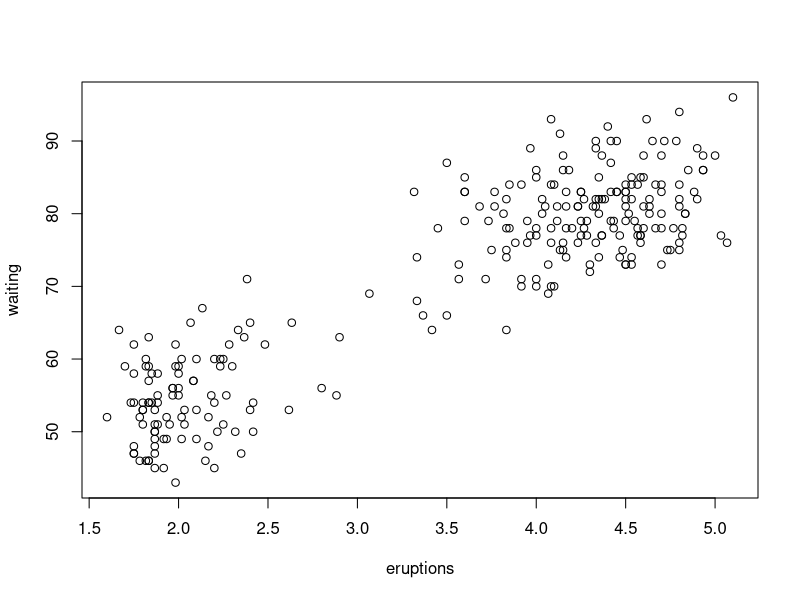
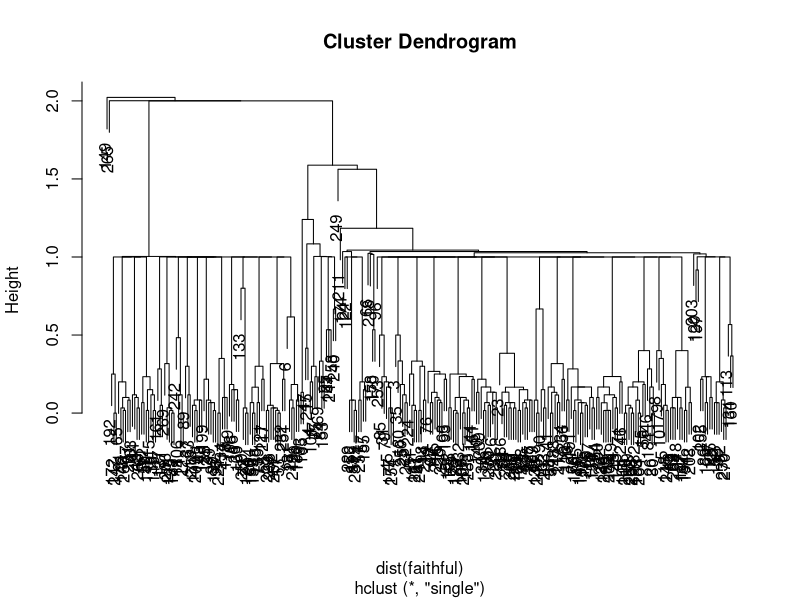
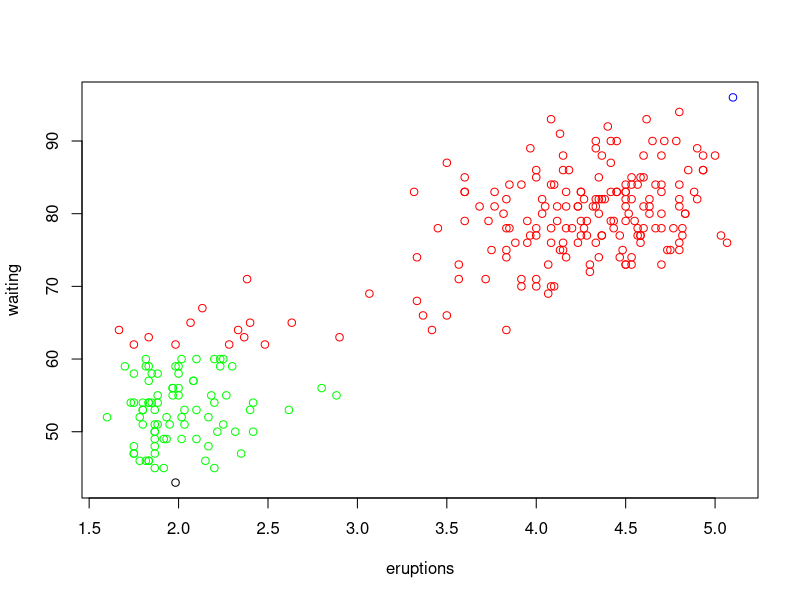
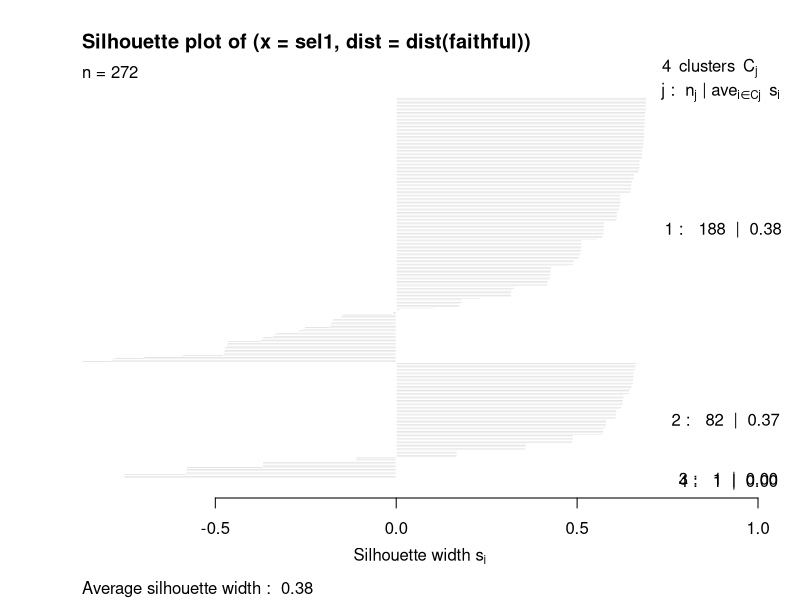
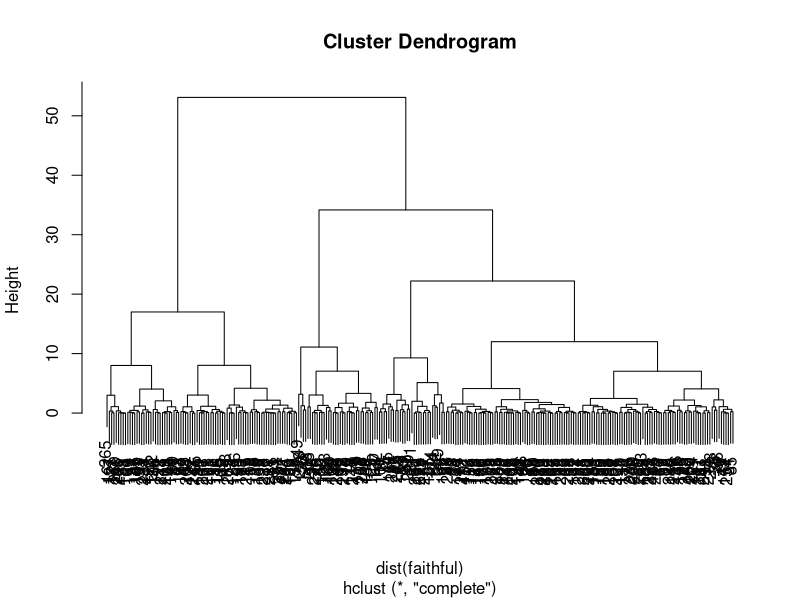
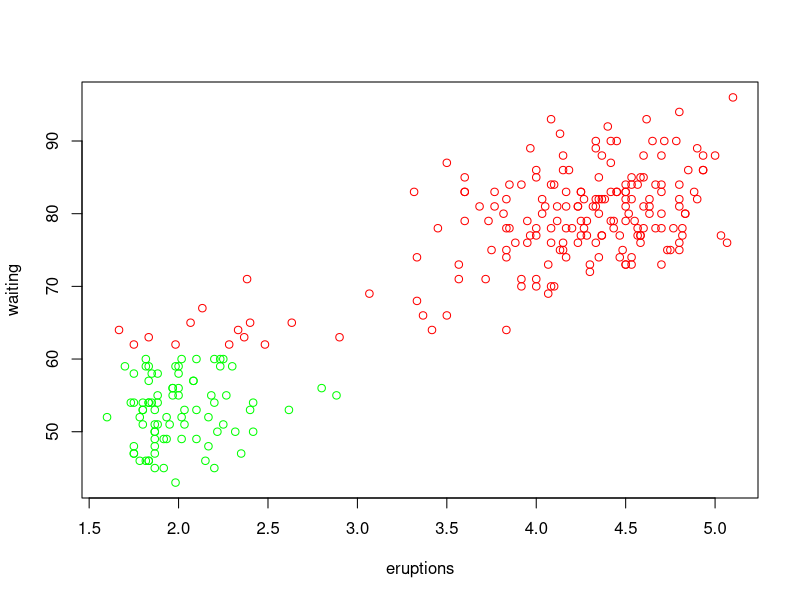
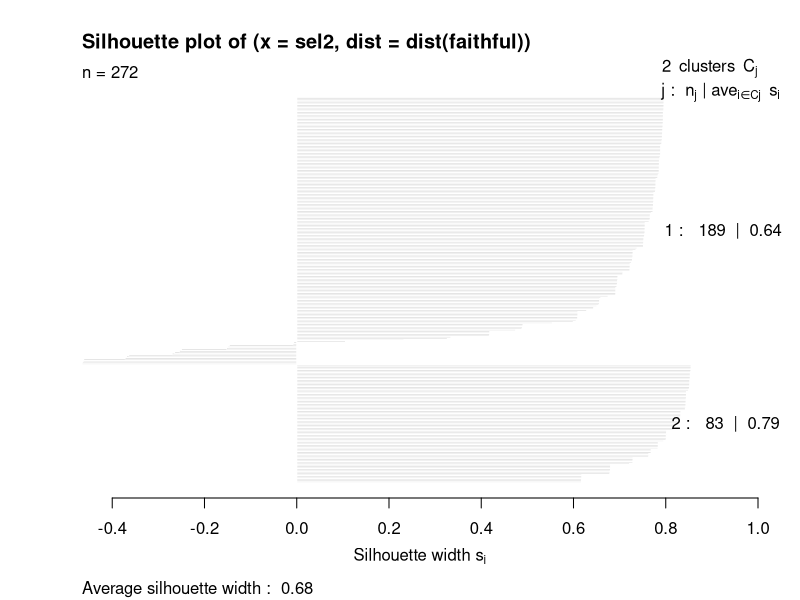
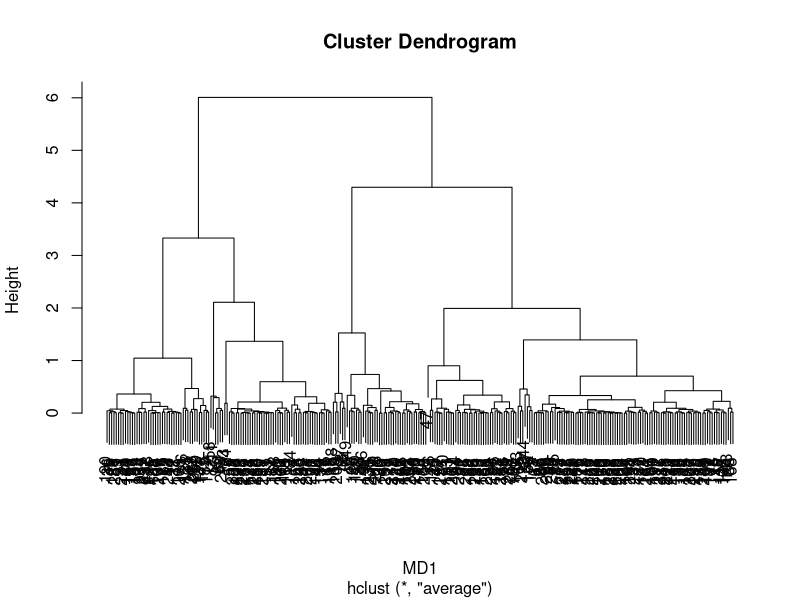

Generate these figures, in order, with R:
library(cluster)
library(mclust)

data("faithful")
plot(faithful)

clas1<-hclust(dist(faithful),method="single")
plot(clas1)
plot(faithful,type="n")
sel1<-cutree(clas1,k=4)
points(faithful[sel1==1,1],faithful[sel1==1,2],col="red")
points(faithful[sel1==2,1],faithful[sel1==2,2],col="green")
points(faithful[sel1==3,1],faithful[sel1==3,2],col="blue")
points(faithful[sel1==4,1],faithful[sel1==4,2],col="black")
si1<-silhouette(sel1,dist(faithful))
plot(si1)

clas2<-hclust(dist(faithful),method="complete")
plot(clas2)
plot(faithful,type="n")
sel2<-cutree(clas2,k=2)
points(faithful[sel2==1,1],faithful[sel2==1,2],col="red")
points(faithful[sel2==2,1],faithful[sel2==2,2],col="green")
si2<-silhouette(sel2,dist(faithful))
plot(si2)


faithS<-var(faithful)
MD<-matrix(0,272,272)
for(i in 1:271){
  for(j in 1:272)
  {MD[i,j]<-mahalanobis(as.matrix(faithful[i,]),as.matrix(faithful[j,]),faithS)}
}


MD1<-as.dist(MD)


clas3<-hclust(MD1,method="average")
plot(clas3)
plot(faithful,type="n")
sel3<-cutree(clas3,k=2)
points(faithful[sel3==1,1],faithful[sel3==1,2],col="red")
points(faithful[sel3==2,1],faithful[sel3==2,2],col="green")
si3<-silhouette(sel3,MD1)
plot(si3)



clas4<-diana(faithful,metric="euclidean")
plot(clas4)
plot(faithful,type="n")
sel4<-cutree(clas4,k=2)
points(faithful[sel4==1,1],faithful[sel4==1,2],col="red")
points(faithful[sel4==2,1],faithful[sel4==2,2],col="green")
si4<-silhouette(sel4,dist(faithful))
plot(si4)

adjustedRandIndex(sel3,sel4)



clas5<-kmeans(faithful,2)
plot(faithful,type="n")
points(faithful[clas5$cluster==1,1],faithful[clas5$cluster==1,2],col="red")
points(faithful[clas5$cluster==2,1],faithful[clas5$cluster==2,2],col="green")
si5<-silhouette(clas5$cluster,dist(faithful))
plot(si5)




clas6<-Mclust(faithful)
plot(clas6)
points(faithful[clas6$classification==1,1],faithful[clas6$classification==1,2],col="red")
points(faithful[clas6$classification==2,1],faithful[clas6$classification==2,2],col="green")
sel6<-clas6$classification
for(i in 1:272) {if(sel6[i]==3) sel6[i]=1}
si6<-silhouette(sel6,dist(faithful))
plot(si6)

adjustedRandIndex(sel3,sel6)
adjustedRandIndex(clas5$cluster,sel6)
